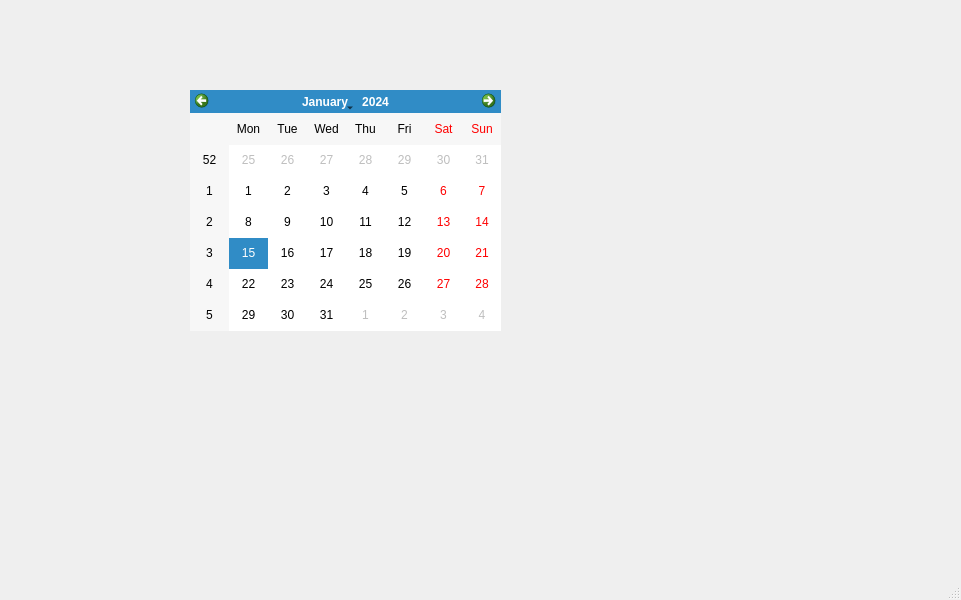
<?xml version="1.0" encoding="UTF-8"?>
<ui version="4.0">
 <class>calenderWindow</class>
 <widget class="QMainWindow" name="calenderWindow">
  <property name="geometry">
   <rect>
    <x>0</x>
    <y>0</y>
    <width>961</width>
    <height>600</height>
   </rect>
  </property>
  <property name="windowTitle">
   <string>MainWindow</string>
  </property>
  <widget class="QWidget" name="centralwidget">
   <widget class="QCalendarWidget" name="calendarWidget">
    <property name="geometry">
     <rect>
      <x>190</x>
      <y>90</y>
      <width>311</width>
      <height>241</height>
     </rect>
    </property>
   </widget>
  </widget>
  <widget class="QMenuBar" name="menubar">
   <property name="geometry">
    <rect>
     <x>0</x>
     <y>0</y>
     <width>961</width>
     <height>23</height>
    </rect>
   </property>
  </widget>
  <widget class="QStatusBar" name="statusbar"/>
 </widget>
 <resources/>
 <connections/>
</ui>
